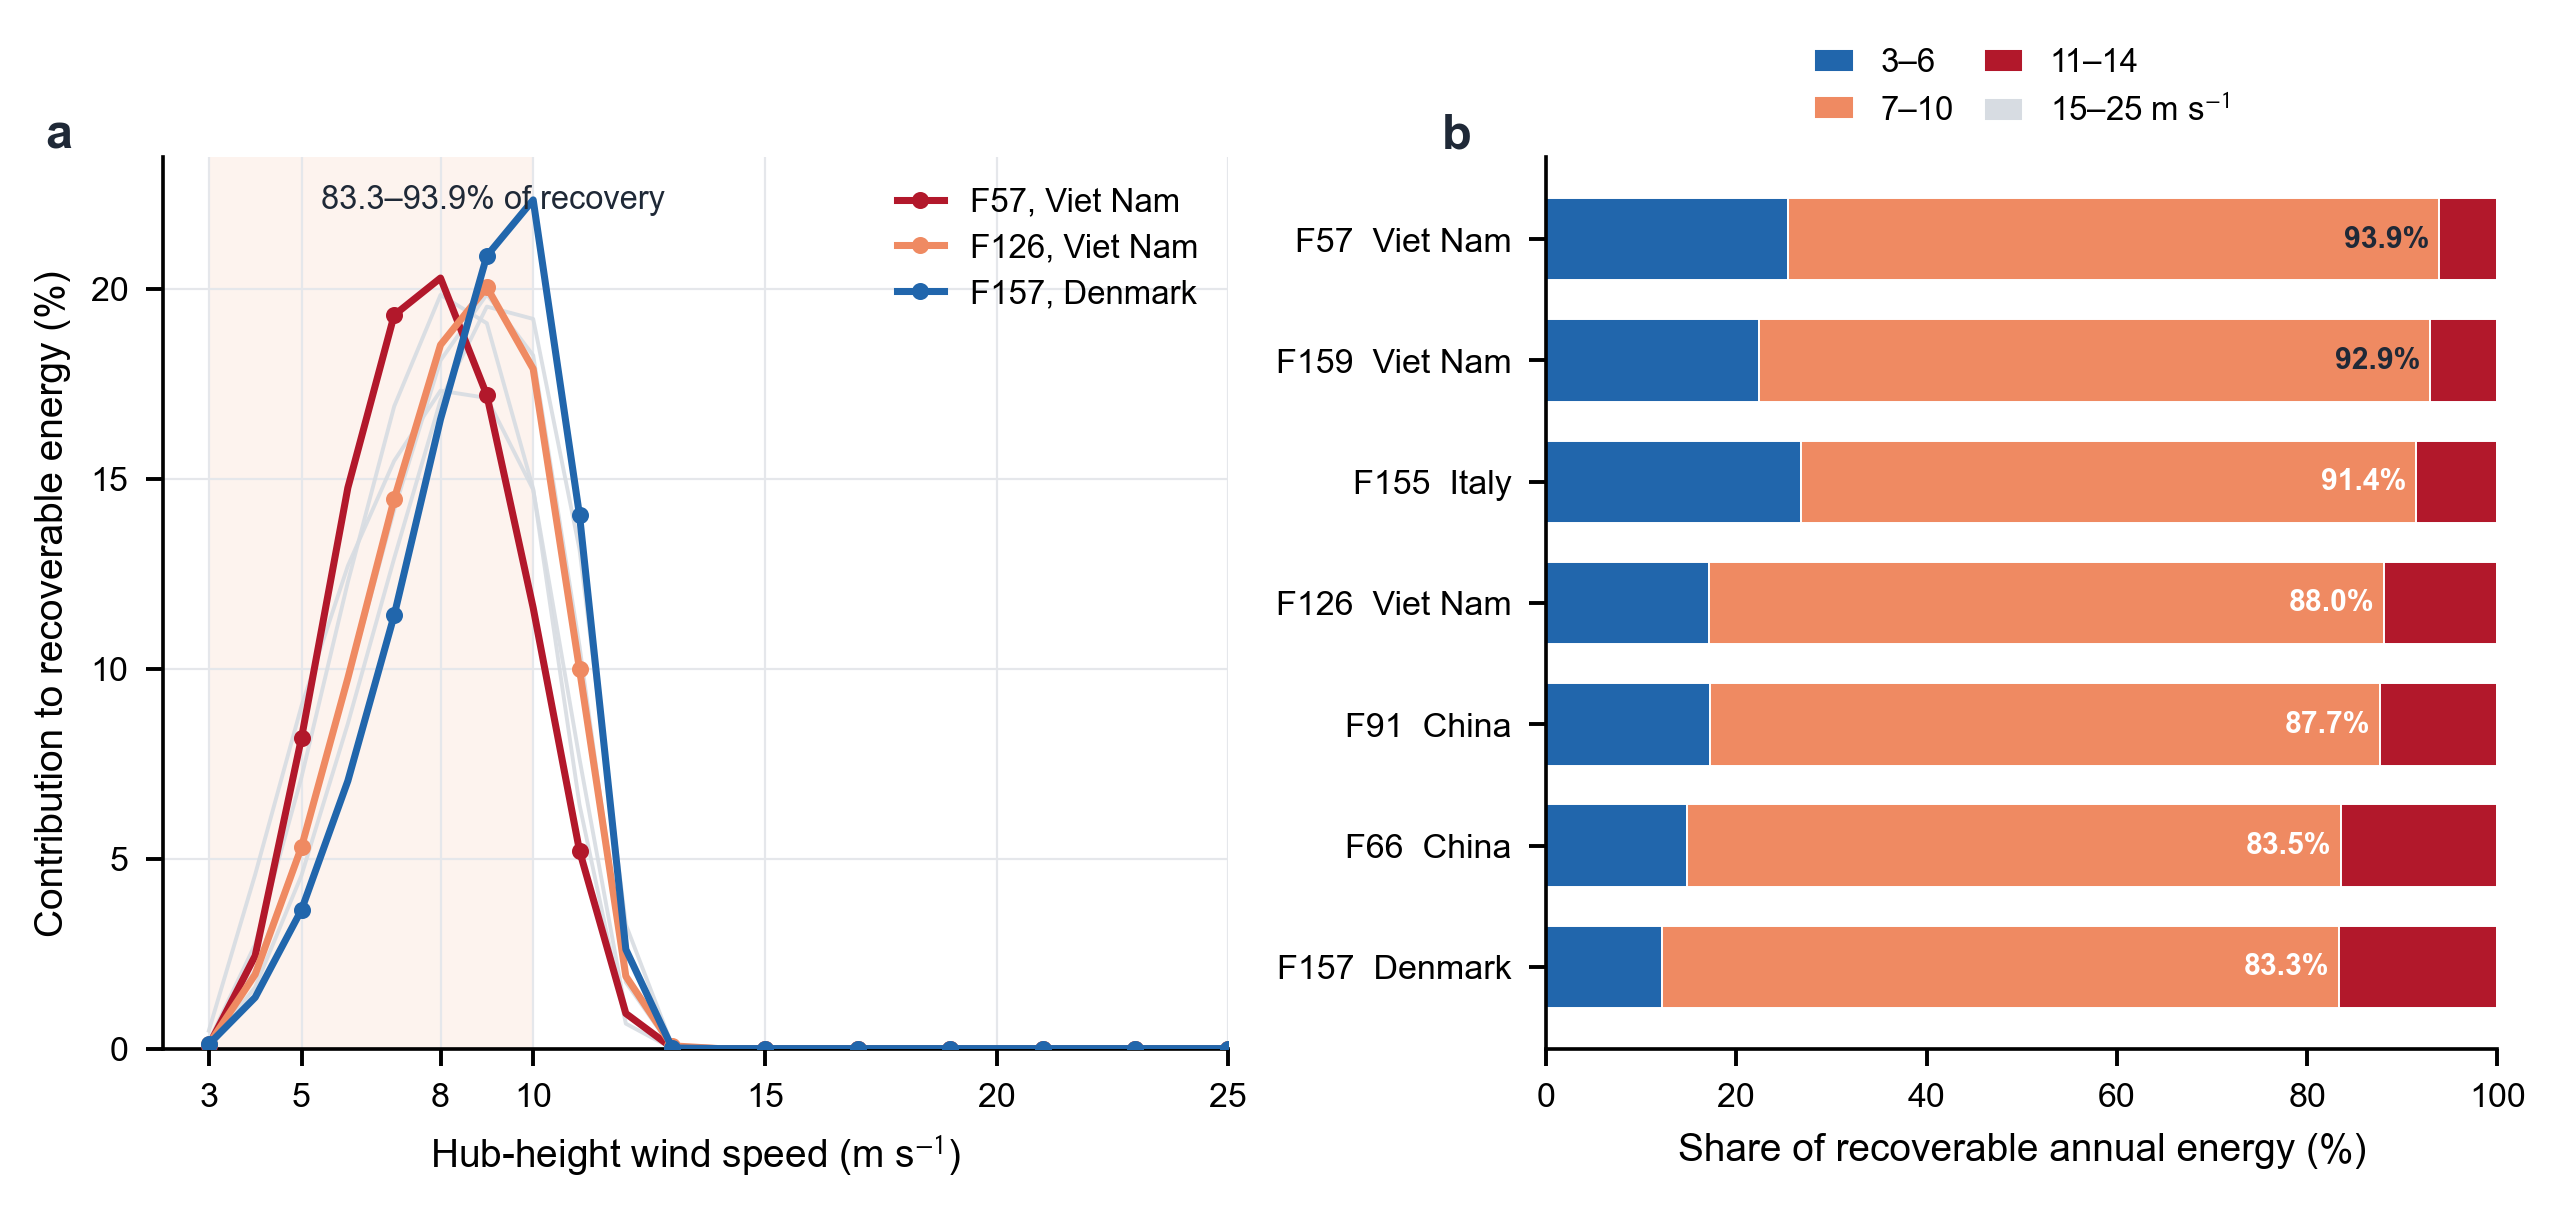

Write Python code to recreate this figure.
"""Power-curve conversion of orientation recovery into annual energy."""
from __future__ import annotations

from pathlib import Path

import matplotlib.pyplot as plt
import numpy as np
import pandas as pd

from ne_style import COLORS, apply_style, panel_label, save_figure


HERE = Path(__file__).resolve().parent
REPO = HERE.parents[1]
OUTPUT = REPO / "补算" / "output"
HEADLINE = [57, 66, 91, 126, 155, 157, 159]
COUNTRY = {
    57: "Viet Nam",
    66: "China",
    91: "China",
    126: "Viet Nam",
    155: "Italy",
    157: "Denmark",
    159: "Viet Nam",
}


def main() -> None:
    apply_style()
    speed = pd.read_csv(OUTPUT / "mechanism_dual_layer_realrose_speed.csv")
    farms = pd.read_csv(OUTPUT / "mechanism_dual_layer_farms.csv")
    speed = speed.loc[speed["farm_id"].isin(HEADLINE)].copy()
    farms = farms.loc[farms["farm_id"].isin(HEADLINE)].copy()

    share_3_10 = (
        speed.loc[speed["ws_bin_ms"].between(3, 10)]
        .groupby("farm_id")["recovery_contribution_pct"]
        .sum()
    )
    if len(share_3_10) != len(HEADLINE):
        raise ValueError("All seven audited wind farms must have speed-bin results.")

    fig, (ax_a, ax_b) = plt.subplots(
        1,
        2,
        figsize=(7.2, 3.35),
        gridspec_kw={"width_ratios": [1.12, 1]},
        constrained_layout=True,
    )

    ax_a.axvspan(3, 10, color=COLORS["orange"], alpha=0.10, lw=0, zorder=0)
    for farm_id in HEADLINE:
        block = speed.loc[speed["farm_id"].eq(farm_id)].sort_values("ws_bin_ms")
        ax_a.plot(
            block["ws_bin_ms"],
            block["recovery_contribution_pct"],
            color=COLORS["light"],
            lw=0.8,
            alpha=0.9,
            zorder=1,
        )

    highlighted = [57, 126, 157]
    for farm_id, colour in zip(
        highlighted,
        [COLORS["red"], COLORS["orange"], COLORS["blue"]],
    ):
        block = speed.loc[speed["farm_id"].eq(farm_id)].sort_values("ws_bin_ms")
        ax_a.plot(
            block["ws_bin_ms"],
            block["recovery_contribution_pct"],
            color=colour,
            lw=1.45,
            marker="o",
            ms=2.5,
            markevery=2,
            label=f"F{farm_id}, {COUNTRY[farm_id]}",
            zorder=3,
        )
    ax_a.text(
        0.31,
        0.97,
        "83.3–93.9% of recovery",
        transform=ax_a.transAxes,
        ha="center",
        va="top",
        fontsize=6.7,
        color=COLORS["ink"],
    )
    ax_a.set_xlim(2, 25)
    ax_a.set_xticks([3, 5, 8, 10, 15, 20, 25])
    ax_a.set_ylim(bottom=0)
    ax_a.set_xlabel("Hub-height wind speed (m s$^{-1}$)")
    ax_a.set_ylabel("Contribution to recoverable energy (%)")
    ax_a.legend(loc="upper right", handlelength=1.4, labelspacing=0.45)

    band_columns = [
        "realrose_recovery_share_low_3_6_pct",
        "realrose_recovery_share_partial_7_10_pct",
        "realrose_recovery_share_near_rated_11_14_pct",
        "realrose_recovery_share_saturated_15_25_pct",
    ]
    band_labels = ["3–6", "7–10", "11–14", "15–25 m s$^{-1}$"]
    band_colours = [COLORS["blue"], COLORS["orange"], COLORS["red"], COLORS["light"]]
    farms["share_3_10"] = farms["farm_id"].map(share_3_10)
    farms = farms.sort_values("share_3_10")
    values = farms[band_columns].clip(lower=0).to_numpy()
    values = values / values.sum(axis=1, keepdims=True) * 100
    y = np.arange(len(farms))
    left = np.zeros(len(farms))
    for j, (label, colour) in enumerate(zip(band_labels, band_colours)):
        ax_b.barh(
            y,
            values[:, j],
            left=left,
            height=0.68,
            color=colour,
            edgecolor="white",
            linewidth=0.4,
            label=label,
        )
        left += values[:, j]
    for ypos, total in zip(y, farms["share_3_10"]):
        ax_b.text(
            min(total - 1.0, 97.0),
            ypos,
            f"{total:.1f}%",
            ha="right",
            va="center",
            fontsize=6.2,
            color="white" if total < 92 else COLORS["ink"],
            fontweight="bold",
        )
    ax_b.set_yticks(y)
    ax_b.set_yticklabels(
        [f"F{int(fid)}  {COUNTRY[int(fid)]}" for fid in farms["farm_id"]]
    )
    ax_b.set_xlim(0, 100)
    ax_b.set_xlabel("Share of recoverable annual energy (%)")
    ax_b.grid(axis="x")
    ax_b.grid(axis="y", visible=False)
    ax_b.legend(
        loc="lower center",
        bbox_to_anchor=(0.5, 1.0),
        ncol=2,
        columnspacing=0.9,
        handlelength=1.2,
    )

    panel_label(ax_a, "a")
    panel_label(ax_b, "b")
    save_figure(fig, HERE / "FigS2_power_curve_conversion.png")
    plt.close(fig)
    print(
        "3–10 m/s recovery share: "
        f"min={share_3_10.min():.6f}%, max={share_3_10.max():.6f}%, n={len(share_3_10)}"
    )


if __name__ == "__main__":
    main()
